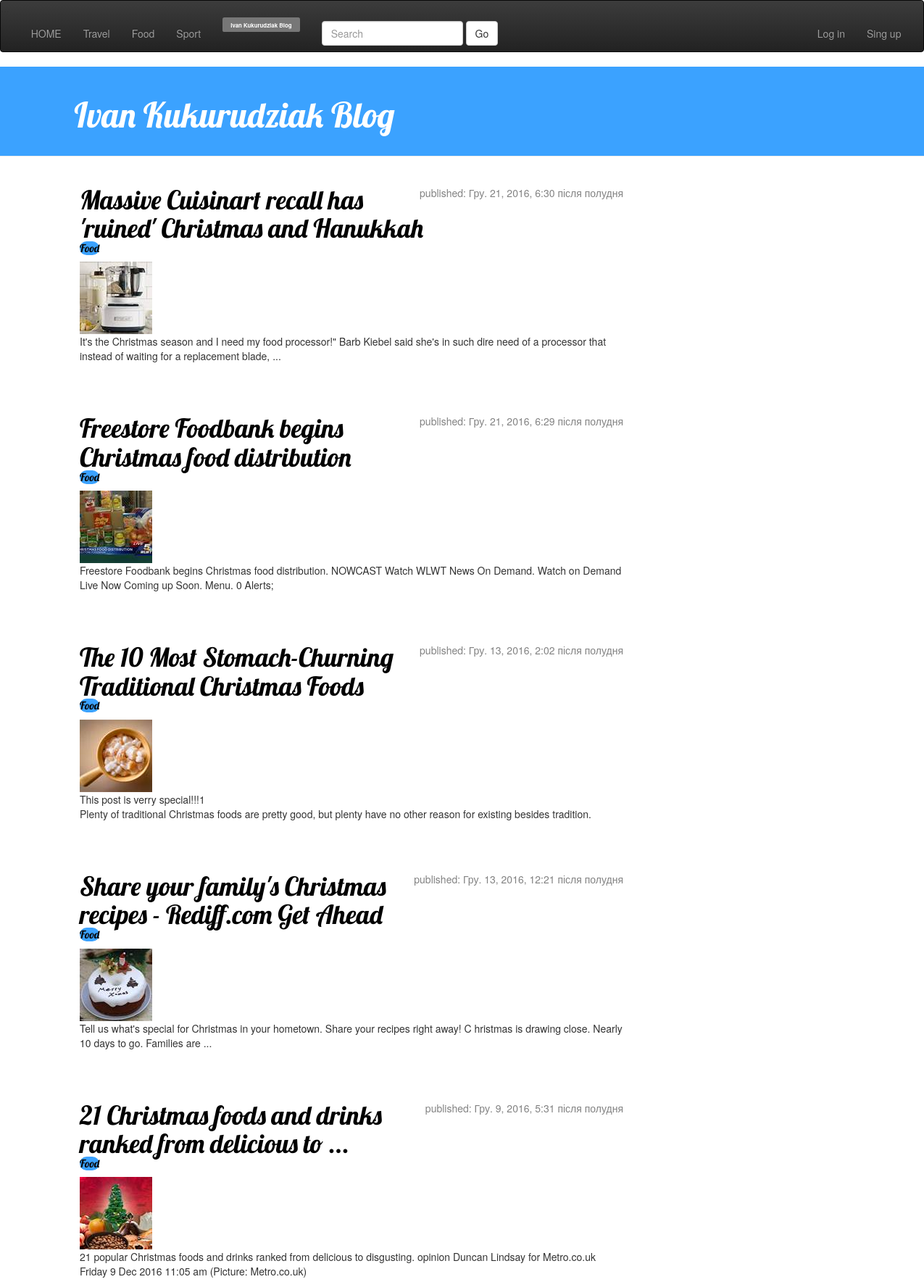
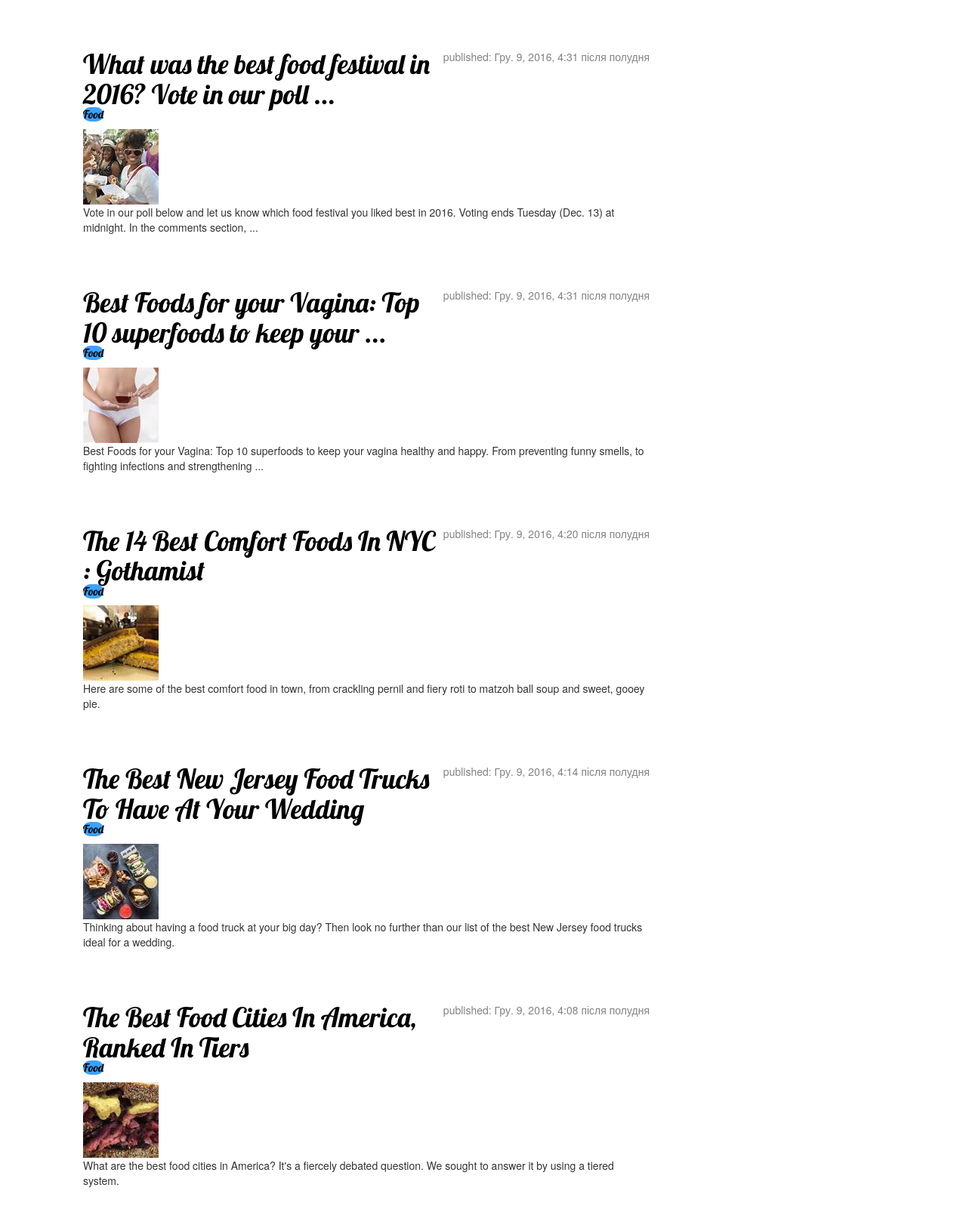
The app's page /food (upper part) with its own data (2 pictures, top to bottom).
### blog/models.py (models this page shows, shortened)
class Post(models.Model):
    author = models.ForeignKey('auth.User')
    topic = models.CharField(choices=TOPIC_CHOICES,
                                     default='Travel', max_length=50)
    title = models.CharField(max_length= 200)
    post_img = models.ImageField(blank=True,null=True)
    text = models.TextField()
    created_date = models.DateTimeField(default=timezone.now())
    published_date = models.DateTimeField(blank=True,null=True)
    link = models.CharField(max_length=500, blank=True,null=True)

### blog/views.py (the view)
# urls.py: url(r'^food$', views.post_list_food, name='food'),
def post_list_food(request):
    posts = Post.objects.filter(topic="Food").order_by('-published_date')
    return render(request, 'blog/post_list.html', {'posts': posts})

### blog/templates/blog/post_list.html (shortened to what this page needs)
{% extends 'blog/base.html' %}
    {% block content %}
    <div class="content container">
        <div class="row">
            <div class="col-md-8">
                {% for post in posts %}
                    <div class="post">
                        <div class="date">
                            <p>published: {{ post.published_date }}</p>
                        </div>
                        <h1><a href="{% url 'post_detail' pk=post.pk %}">{{ post.title }}</a><br>
                        <span class="label1" >
                            {{ post.topic }}
                        </span></h1>
                        {% if post.post_img %}
                            <img src="{{ post.post_img.url }}"><br>
                        {% endif %}
                        <p>{{ post.text|linebreaksbr }}
                            <br>
                    </div>
                {% endfor %}
            </div>
        </div>
    </div>
    {% endblock %}

### blog/static/css/blog.css (style rules this page uses)
.content { margin-left: 40px; }
h1, h2, h3, h4 { font-family: 'Lobster', cursive; }
.date { float: right; color: #828282; }
.post { margin-bottom: 70px; }
.post h1 a, .post h1 a:visited { color: #000000; }

### blog/templates/blog/post_list.html (style rules this page uses)
.label1 { border-radius: 10px; font-family: 'Lobster'; font-size: 15px; color: #080808; background: #3ba2ff; }

### records on screen
Post: published_date "Гру. 21, 2016, 6:30 після полудня", title "Massive Cuisinart recall has 'ruined' Christmas and Hanukkah", topic "Food", post_img (picture), text "It's the Christmas season and I need my food processor!\" Barb Kiebel said she's in such dire need of a processor that instead of waiting for a replacement blade, ..."
Post: published_date "Гру. 21, 2016, 6:29 після полудня", title "Freestore Foodbank begins Christmas food distribution", topic "Food", post_img (picture), text "Freestore Foodbank begins Christmas food distribution. NOWCAST Watch WLWT News On Demand. Watch on Demand Live Now Coming up Soon. Menu. 0 Alerts;"
Post: published_date "Гру. 13, 2016, 2:02 після полудня", title "The 10 Most Stomach-Churning Traditional Christmas Foods", topic "Food", post_img (picture), text "This post is verry special!!!1 Plenty of traditional Christmas foods are pretty good, but plenty have no other reason for existing besides tradition."
Post: published_date "Гру. 13, 2016, 12:21 після полудня", title "Share your family's Christmas recipes - Rediff.com Get Ahead", topic "Food", post_img (picture), text "Tell us what's special for Christmas in your hometown. Share your recipes right away! C hristmas is drawing close. Nearly 10 days to go. Families are ..."
Post: published_date "Гру. 9, 2016, 5:31 після полудня", title "21 Christmas foods and drinks ranked from delicious to ...", topic "Food", post_img (picture), text "21 popular Christmas foods and drinks ranked from delicious to disgusting. opinion Duncan Lindsay for Metro.co.uk Friday 9 Dec 2016 11:05 am (Picture: Metro.co.uk)"
Post: published_date "Гру. 9, 2016, 4:31 після полудня", title "What was the best food festival in 2016? Vote in our poll ...", topic "Food", post_img (picture), text "Vote in our poll below and let us know which food festival you liked best in 2016. Voting ends Tuesday (Dec. 13) at midnight. In the comments section, ..."
Post: published_date "Гру. 9, 2016, 4:31 після полудня", title "Best Foods for your Vagina: Top 10 superfoods to keep your ...", topic "Food", post_img (picture), text "Best Foods for your Vagina: Top 10 superfoods to keep your vagina healthy and happy. From preventing funny smells, to fighting infections and strengthening ..."
Post: published_date "Гру. 9, 2016, 4:20 після полудня", title "The 14 Best Comfort Foods In NYC : Gothamist", topic "Food", post_img (picture), text "Here are some of the best comfort food in town, from crackling pernil and fiery roti to matzoh ball soup and sweet, gooey pie."
Post: published_date "Гру. 9, 2016, 4:14 після полудня", title "The Best New Jersey Food Trucks To Have At Your Wedding", topic "Food", post_img (picture), text "Thinking about having a food truck at your big day? Then look no further than our list of the best New Jersey food trucks ideal for a wedding."
Post: published_date "Гру. 9, 2016, 4:08 після полудня", title "The Best Food Cities In America, Ranked In Tiers", topic "Food", post_img (picture), text "What are the best food cities in America? It's a fiercely debated question. We sought to answer it by using a tiered system."
